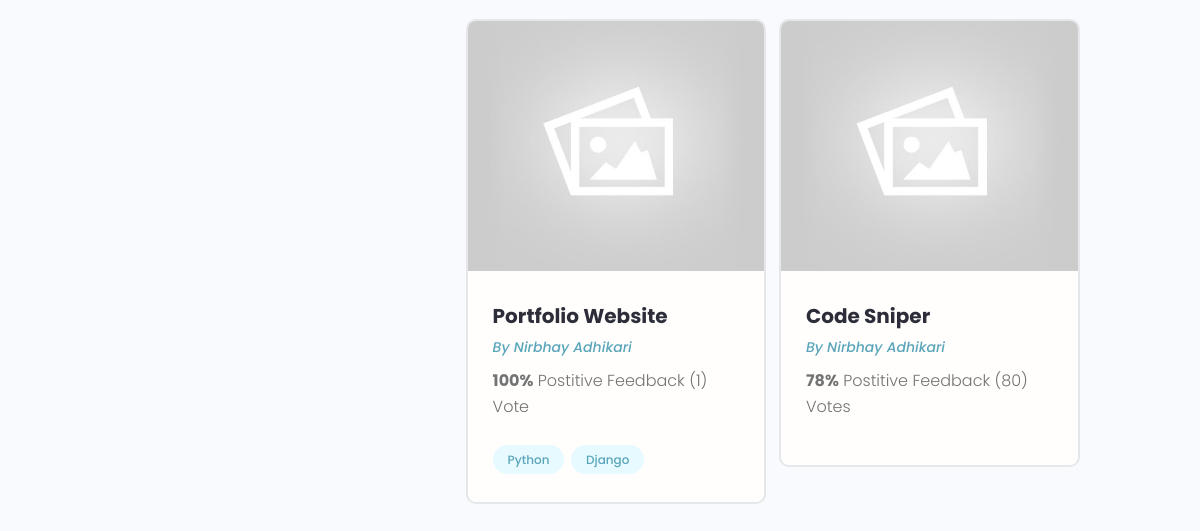
The page /profile/bb6f8eaf-ef13-4687-9ad5-2c9cd98201c4/ (lower part) on the database as committed earlier.
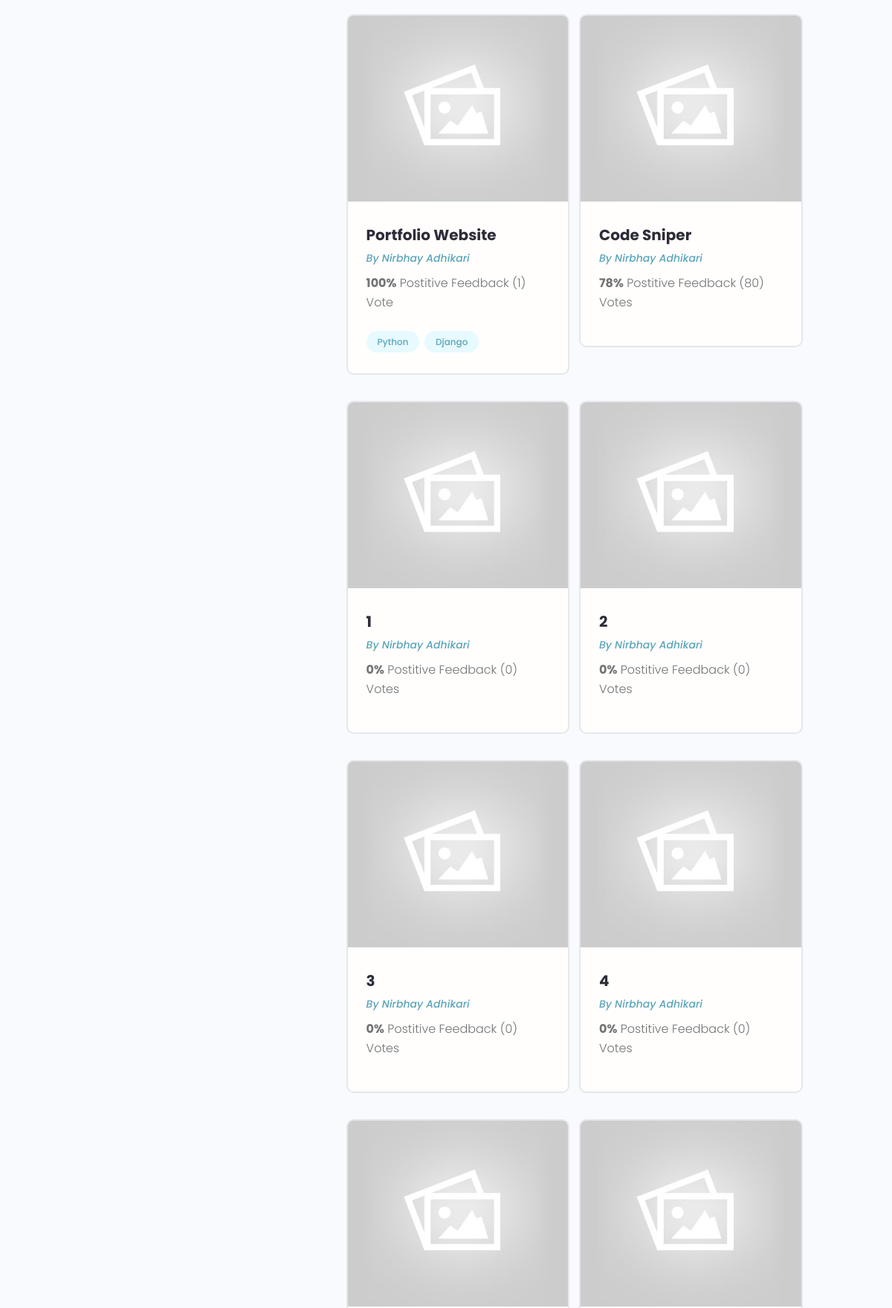
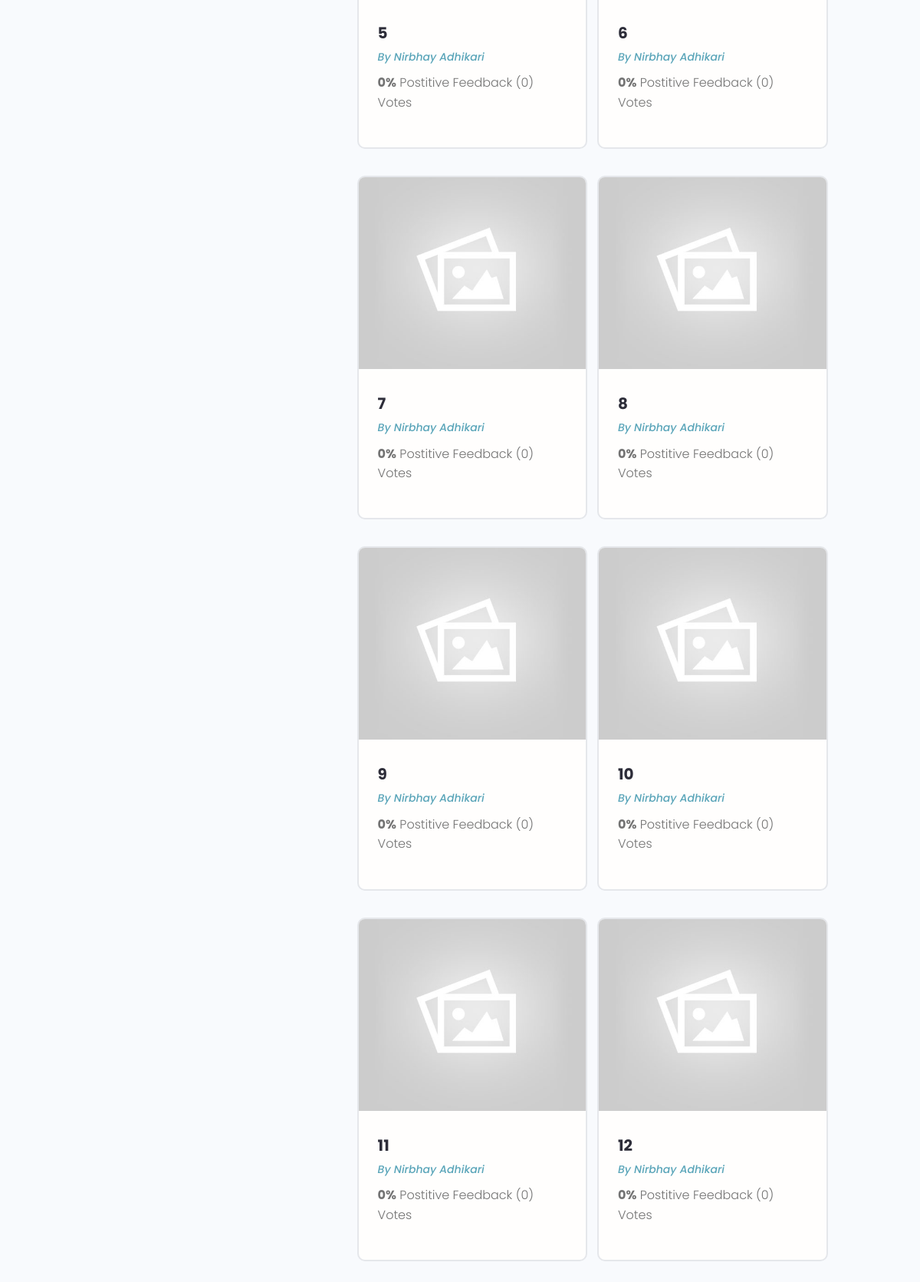
The same page on the database as committed later (2 pictures, top to bottom).
### projects/models.py (models this page shows, shortened)
class Project(models.Model):
    owner= models.ForeignKey(Profile, null=True, blank=True, on_delete=models.SET_NULL )
    title= models.CharField(max_length=200)
    description= models.TextField(null=True, blank=True)
    featured_image= models.ImageField(null=True, blank=True, default='default.jpg')
    demo_link= models.CharField(max_length=2000, null=True, blank=True)
    source_link= models.CharField(max_length=2000, null=True, blank=True)
    tags=models.ManyToManyField('Tag', blank=True)
    vote_total= models.IntegerField(default=0, null=True, blank=True)
    vote_ratio=models.IntegerField(default=0, null=True, blank=True)
    created= models.DateTimeField(auto_now_add=True)
    id= models.UUIDField(default=uuid.uuid4, unique=True, primary_key=True, editable=False)
    class Meta:
        ordering = ['created']

class Tag(models.Model):
    name= models.CharField(max_length=200)
    created= models.DateTimeField(auto_now_add=True)
    id= models.UUIDField(default=uuid.uuid4, unique=True,
                        primary_key=True, editable=False)
    def __str__(self):
        return self.name

### users/models.py (models this page shows, shortened)
class Profile(models.Model):
    user= models.OneToOneField(User, on_delete=models.CASCADE, null=True, blank=True)
    name= models.CharField(max_length=200, blank=True, null=True)
    email= models.EmailField(max_length=500, blank=True, null=True)
    username= models.CharField(max_length=200, blank=True, null=True)
    location= models.CharField(max_length=200, blank=True, null=True)
    short_intro=models.CharField(max_length=200, blank=True, null=True)
    bio=models.TextField(blank=True, null=True)
    profile_image=models.ImageField(null=True, blank=True, upload_to= 'profiles/', default='profiles/user-default.png')
    social_github= models.CharField(max_length=200, blank=True, null=True)
    social_twitter= models.CharField(max_length=200, blank=True, null=True)
    social_linkedin= models.CharField(max_length=200, blank=True, null=True)
    social_youtube= models.CharField(max_length=200, blank=True, null=True)
    social_website= models.CharField(max_length=200, blank=True, null=True)
    created= models.DateTimeField(auto_now_add=True)
    id= models.UUIDField(default=uuid.uuid4, unique=True, primary_key=True, editable=False)

### users/views.py (the view)
# urls.py: path('profile/<str:pk>/', views.userProfile, name='user-profile'),
def userProfile(request, pk):
    profile= Profile.objects.get(id=pk)
    topSkills= profile.skill_set.exclude(description__exact='')
    otherSkills= profile.skill_set.filter(description='')
    context={'profile':profile,'topSkills':topSkills, 'otherSkills':otherSkills}
    return render(request, 'users/user-profile.html', context)

### users/models.py (called while the page is built)
    def __str__(self):
        return str(self.name)

### users/templates/users/user-profile.html (shortened to what this page needs)
{% extends 'main.html' %}
{% block content %}
<main class="profile my-md">
    <div class="container">
      <div class="layout">
        <div class="column column--1of3">
        </div>
        <div class="column column--2of3">
          <div class="devInfo">
            <div class="grid grid--two">
{% for project in profile.project_set.all %}
              <div class="column">
                <div class="card project">
                  <a href="{% url 'project' project.id %}" class="project">
                    <img class="project__thumbnail" src="{{project.featured_image.url}}" alt="project thumbnail" />
                    <div class="card__body">
                      <h3 class="project__title">{{project.title}}</h3>
                      <p><a class="project__author" href="{% url 'user-profile' project.owner.id %}">By {{project.owner.name}}</a></p>
                      <p class="project--rating">
                        <span style="font-weight: bold;">{{project.vote_ratio}}%</span> Postitive
                        Feedback ({{project.vote_total}}) Vote{{project.vote_total|pluralize:'s'}}
                      </p>
                      <div class="project__tags">
{% for tag in project.tags.all %}
                        <span class="tag tag--pill tag--main">
                          <small>{{tag}}</small>
                        </span>
{% endfor %}
                      </div>
                    </div>
                  </a>
                </div>
              </div>
{% endfor %}
            </div>
          </div>
        </div>
      </div>
    </div>
  </main>{% endblock content %}

### templates/main.html (shortened to what this page needs)
<!DOCTYPE html>
{% load static %}
<html lang="en">
<head>
  <link rel="stylesheet" href="https://cdn.iconmonstr.com/1.3.0/css/iconmonstr-iconic-font.min.css" />
  <link rel="stylesheet" href="{% static 'uikit/styles/uikit.css' %}" />
  <link rel="stylesheet" href="{% static 'styles/app.css' %}" />
</head>
<body>
  {% block content %}
  {% endblock content %}
</body>
</html>

### templates/navbar.html (shortened to what this page needs)
{% load static %}

### static/styles/app.css (style rules this page uses)
:root { --color-sub: #2d2d39; }
.card { border: 2px solid var(--color-light); }
img { width: 100%; }
.devInfo { margin-bottom: 3rem; }
.project__author { font-size: 1.4rem; font-style: italic; }
.project--rating { margin-bottom: 1.6em; margin-top: .5em; }
.project__thumbnail { height: 25rem; object-fit: cover; object-position: top center; }
.project__title { font-size: 2rem; font-weight: 700; color: var(--color-sub); }

### static/uikit/styles/modules/_variables.css (style rules this page uses)
:root { --color-main: #5aa5b9; --color-main-light: #e6faff; --color-sub: #3f4156; --color-sub-light: #51546e; --color-sub-lighter: #ededfd; --color-text: #737373; --color-gray: #8b8b8b; --color-light: #e5e7eb; --color-light-gray: #767676; --color-bg: #f8fafd; --color-white: #fffefd; --color-white-light: #f3f3f3; --color-success: #359e64; --color-success-bg: #def8e8; --color-error: #fc4b0b; --color-error-bg: #fff2ee; --font-base: 'Poppins', arial, helvetica, 'Segoe UI', roboto, ubuntu, sans-serif; --font-monospace: 'Fira Code', 'Courier New', courier, monospace; --font-regular: 300; --font-medium: 500; --font-bold: 700; --generic-shadow: 1px 1px 5px #00000010; --generic-transition: all 0.3s ease-in-out; }

### static/uikit/styles/modules/_base.css (style rules this page uses)
* { margin: 0; padding: 0; box-sizing: border-box; text-rendering: optimizeLegibility; color: inherit; font-size: inherit; }
html { font-size: 50%; }
@media only screen and (min-width: 480px) { html { font-size: 56.25%; } }
@media only screen and (min-width: 1200px) { html { font-size: 62.5%; } }
body { line-height: 1.6; font-weight: 400; font-size: 1.5rem; color: var(--color-text); background-color: var(--color-bg); min-height: 100vh; }

### static/uikit/styles/modules/_typography.css (style rules this page uses)
* { font-family: var(--font-base); }
h3 { font-size: 3.2rem; font-weight: var(--font-medium); }
p, span, strong { font-size: 1.6rem; color: var(--color-text); font-weight: var(--font-regular); }
a { padding-bottom: 2px; text-decoration: none; display: inline-block; color: var(--color-main); font-weight: var(--font-medium); }

### static/uikit/styles/modules/_utilities.css (style rules this page uses)
.container { width: 92%; max-width: 165rem; margin: 0 auto; box-sizing: border-box; }
@media screen and (min-width: 1000px) { .container { width: 90%; } }
@media screen and (min-width: 1200px) { .container { width: 80%; } }
.my-md { margin: 3rem auto; }

### static/uikit/styles/modules/_card.css (style rules this page uses)
.card { border-radius: 1rem; background-color: var(--color-white); border: 1.5px solid var(--color-light); width: auto; height: auto; margin-top: 0.5rem; margin-bottom: 0.5rem; overflow: hidden; }
.card__body, .card__header { padding: 2rem 2.5rem; }

### static/uikit/styles/modules/_tag.css (style rules this page uses)
.tag { display: inline-flex; align-items: center; background-color: var(--color-sub); height: -webkit-fit-content; height: -moz-fit-content; height: fit-content; width: -webkit-fit-content; width: -moz-fit-content; width: fit-content; border-radius: 0.5rem; padding: 0.5rem 1.5rem; font-size: 1.2rem; cursor: pointer; }
.tag:not(:last-child) { margin-right: 0.25rem; margin-bottom: 0.75rem; }
.tag > small { color: var(--color-white); }
.tag--pill { border-radius: 5rem; }
.tag--main, .tag--main > small { background: var(--color-main-light); color: var(--color-main); font-weight: 500; }

### static/uikit/styles/modules/_grid.css (style rules this page uses)
.grid { display: flex; flex-wrap: wrap; justify-content: flex-start; align-items: stretch; }
.grid > .column { min-width: 28rem; margin-bottom: 2.5rem; }
.grid--two > .column { flex-basis: 100%; }
@media screen and (min-width: 800px) { .grid--two { margin-right: -2%; } }
@media screen and (min-width: 800px) { .grid--two > .column { margin-right: 2%; } }
@media screen and (min-width: 800px) { .grid--two > .column { flex-basis: 48%; } }

### static/uikit/styles/modules/_layout.css (style rules this page uses)
.layout { display: flex; flex-flow: row wrap; justify-content: space-between; }
.layout > .column { margin-bottom: 3rem; }
.layout > .column.column--1of3 { flex-basis: 30%; }
.layout > .column.column--2of3 { flex-basis: 64%; }

Rows that differ between the two databases and show on the page:
added Project: featured_image (placeholder picture), title "1", owner.name "Nirbhay Adhikari", vote_ratio "0", vote_total "0"
added Project: featured_image (placeholder picture), title "2", owner.name "Nirbhay Adhikari", vote_ratio "0", vote_total "0"
added Project: featured_image (placeholder picture), title "3", owner.name "Nirbhay Adhikari", vote_ratio "0", vote_total "0"
added Project: featured_image (placeholder picture), title "4", owner.name "Nirbhay Adhikari", vote_ratio "0", vote_total "0"
added Project: featured_image (placeholder picture), title "5", owner.name "Nirbhay Adhikari", vote_ratio "0", vote_total "0"
added Project: featured_image (placeholder picture), title "6", owner.name "Nirbhay Adhikari", vote_ratio "0", vote_total "0"
added Project: featured_image (placeholder picture), title "7", owner.name "Nirbhay Adhikari", vote_ratio "0", vote_total "0"
added Project: featured_image (placeholder picture), title "8", owner.name "Nirbhay Adhikari", vote_ratio "0", vote_total "0"
added Project: featured_image (placeholder picture), title "9", owner.name "Nirbhay Adhikari", vote_ratio "0", vote_total "0"
added Project: featured_image (placeholder picture), title "10", owner.name "Nirbhay Adhikari", vote_ratio "0", vote_total "0"
added Project: featured_image (placeholder picture), title "11", owner.name "Nirbhay Adhikari", vote_ratio "0", vote_total "0"
added Project: featured_image (placeholder picture), title "12", owner.name "Nirbhay Adhikari", vote_ratio "0", vote_total "0"
